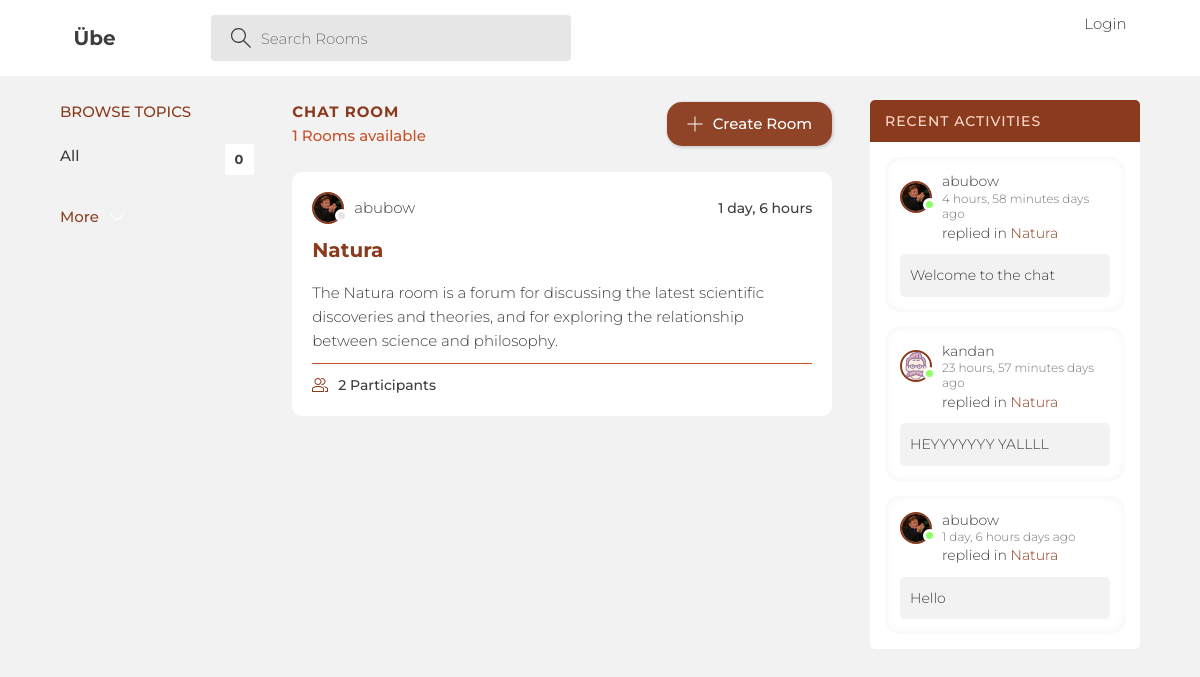
The page / on the database its author committed.
### base/models.py (models this page shows, shortened)
class Room(models.Model):
    id = models.AutoField(primary_key=True, unique=True, auto_created=True)
    name = models.CharField(max_length=50)
    description = models.CharField(max_length=200, null=True, blank=True)
    link = models.CharField(max_length=50, unique=True)
    topics = models.ManyToManyField('Topic', related_name='rooms', blank=True)
    participants = models.ManyToManyField(
        User, related_name='rooms_joined', blank=True)
    host = models.ForeignKey(
        User, on_delete=models.CASCADE, related_name='rooms_hosted')
    updated = models.DateTimeField(auto_now=True)
    created = models.DateTimeField(auto_now_add=True)
    class Meta:
        ordering = ['-updated', '-created']

class User(AbstractUser):
    name = models.CharField(max_length=250, null=True)
    email = models.EmailField(max_length=250, null=True, unique=True)
    bio = models.TextField(null=True, blank=True)
    avatar = models.ImageField(
        null=True, blank=True, default='default.svg'
    )
    USERNAME_FIELD = 'email'
    REQUIRED_FIELDS = []

class Message(models.Model):
    user = models.ForeignKey(User, on_delete=models.CASCADE)
    room = models.ForeignKey(Room, on_delete=models.CASCADE)
    message = models.TextField()
    updated = models.DateTimeField(auto_now=True)
    created = models.DateTimeField(auto_now_add=True)
    class Meta:
        ordering = ['-updated', '-created']
    def __str__(self):
        return self.message

### base/views.py (the view)
# urls.py: path('', views.home, name='home'),
def home(request):
    q = request.GET.get('q')
    if q:
        rooms = Room.objects.filter(
            Q(topics__name__icontains=q) |
            Q(topics__description__icontains=q) |
            Q(name__icontains=q) |
            Q(description__icontains=q)
        ).distinct()
        recent_messages = Message.objects.filter(
            Q(room__topics__name__icontains=q) |
            Q(room__topics__description__icontains=q) |
            Q(room__name__icontains=q) |
            Q(room__description__icontains=q) |
            Q(message__icontains=q)
        ).distinct().order_by('-created')[:5]
    else:
        rooms = Room.objects.all()
        recent_messages = Message.objects.all().order_by('-created')[:5]
    topics = Topic.objects.all()[:5]
    context = {
        'rooms': rooms,
        'topics': topics,
        'recent_messages': recent_messages,
    }
    return render(request, 'base/home.html', context)

### base/templates/base/home.html (shortened to what this page needs)
{%extends 'main.html'%} {% block content %}
<main class="layout layout--3">
	<div class="container">
		{% include 'components/topic_list.html' %}
		<div class="roomList">
			<div class="roomList__header">
				<div>
					<h2>Chat Room</h2>
					<p>{{rooms.count}} Rooms available</p>
				</div>
				<a
					class="btn btn--main"
					href="{% url 'room-form' %}">
					<svg
						version="1.1"
						xmlns="http://www.w3.org/2000/svg"
						width="32"
						height="32"
						viewBox="0 0 32 32">
						<title>add</title>
						<path
							d="M16.943 0.943h-1.885v14.115h-14.115v1.885h14.115v14.115h1.885v-14.115h14.115v-1.885h-14.115v-14.115z"></path>
					</svg>
					Create Room
				</a>
			</div>
			{% include 'components/feed.html'%}
		</div>
		{% include 'components/recent_activity.html' %}
	</div>
</main>
{% endblock %}

### base/templates/components/feed.html (shortened to what this page needs)
{% for room in rooms %}
<div class="roomListRoom">
	<div class="roomListRoom__header">
		<a
			href="{% url 'profile' room.host.id %}"
			class="roomListRoom__author">
			<div class="avatar avatar--small">
				<img src="{{ room.host.avatar.url }}" alt="{{ room.host.username }}'s avatar" />
			</div>
			<span> {{ room.host.username }} </span>
		</a>
		<div class="roomListRoom__actions">
			<span> {{ room.created|timesince }} </span>
		</div>
	</div>
	<div class="roomListRoom__content">
		<a href="{% url 'room' room.link %}"> {{ room.name }} </a>
		<p>{{ room.description.strip|truncatechars:200 }}</p>
	</div>
	<div class="roomListRoom__meta">
		<a
			href="{% url 'room' room.link %}"
			class="roomListRoom__joined">
			{{ room.participants.count }} Participants
		</a>
	</div>
</div>
{% endfor %}

### base/templates/components/recent_activity.html (shortened to what this page needs)
<div class="activities">
	<div class="activities__header">
		<h2>Recent Activities</h2>
	</div>
	{% for post in recent_messages %}
	<div class="activities__box">
		<div class="activities__boxHeader roomListRoom__header">
			<a
				href="{% url 'profile' post.user.id %}"
				class="roomListRoom__author">
				<div class="avatar avatar--small active">
					<img src="{{ post.user.avatar.url }}" alt="" />
				</div>
				<p>
					{{ post.user.username }}
					<span> {{ post.created|timesince}} days ago</span>
				</p>
			</a>
		</div>
		<div class="activities__boxContent">
			<p>
				replied in
				<a href="{% url 'room' post.room.link %}">
					{{ post.room.name }}
				</a>
			</p>
			<div class="activities__boxRoomContent">
				<p>{{ post|truncatechars:100 }}</p>
			</div>
		</div>
	</div>
	{% endfor %}
</div>

### templates/main.html (style rules this page uses)
:root { --color-main: #8b3b1d; --color-main-light: #ffdacd; --color-dark: #3d3d3d; --color-dark-medium: #c7522a ; --color-dark-light: #ffb59a; --color-light: #ffffff; --color-gray: #e6e6e6; --color-dark-gray: #767676; --color-light-gray: #f2f2f2; --color-bg: #f2f2f2; --color-success: #8eff66; }
* { font-family: "Montserrat", "Castoro Titling", "Aboreto", sans-serif; margin: 0; padding: 0; box-sizing: border-box; text-rendering: optimizeLegibility; font-size: inherit; font-weight: 300; color: var(--color-dark); }
html { font-size: 56.25%; }
@media only screen and (min-width: 1200px) { html { font-size: 62.5%; } }
body { line-height: 1.6; font-weight: 400; font-size: 1.5rem; color: var(--color-light-gray); background-color: var(--color-bg); min-height: 100vh; }
img { width: 100%; }
a { display: inline-block; color: var(--color-main); text-decoration: none; }
.container { max-width: 120rem; width: 90%; margin: auto; }
.btn { background-color: transparent; border: none; display: inline-flex; align-items: center; gap: 1rem; cursor: pointer; transition: all ease-in-out 0.3s; padding: 1rem 2rem; border-radius: 15px; box-shadow: 1px 1px 3px 1px rgba(0, 0, 0, 0.15); font-weight: 500; opacity: 95%; backdrop-filter: blur(10%); }
.btn--main { background-color: var(--color-main); color: var(--color-light); }
.btn > svg { fill: var(--color-light); width: 1.6rem; height: 1.6rem; }
.avatar { position: relative; display: inline-block; border-radius: 50%; border: 2px solid var(--color-main); }
.avatar img { display: block; border-radius: 50%; object-fit: cover; object-position: center; }
.avatar::after { content: ""; display: block; position: absolute; background-color: var(--color-gray); z-index: 111; border-radius: 50%; border: 0.3rem solid var(--color-light); }
.avatar.active::after { background-color: var(--color-success); }
.avatar.avatar--small img { width: 2.8rem; height: 2.8rem; }
.avatar.avatar--small:after { width: 0.7rem; height: 0.7rem; bottom: 0px; right: -6px; }
.layout { margin-top: 2.4rem; }
.layout > .container { display: flex; justify-content: space-between; align-items: flex-start; }
.layout--3 > .container > div:nth-child(2) { flex-basis: 50%; }
.layout--3 > .container > div:last-child { flex-basis: 25%; }
.roomList__header { display: flex; justify-content: space-between; align-items: center; margin-bottom: 2.4rem; }
.roomList__header h2 { text-transform: uppercase; font-weight: 700; color: var(--color-main); letter-spacing: 1px; }
.roomList__header p { font-weight: 500; color: var(--color-dark-medium); }
.roomListRoom { margin-bottom: 2.4rem; background-color: var(--color-light); border-radius: 1rem; padding: 2rem; }
.roomListRoom__header { display: flex; justify-content: space-between; align-items: center; }
.roomListRoom__author { font-weight: 500; display: flex; align-items: center; gap: 1rem; }
.roomListRoom__actions { display: flex; align-items: flex-start; gap: 1rem; position: relative; color: var(--color-dark-light); }
.roomListRoom__actions span { font-size: 1.4rem; font-weight: 500; }
.roomListRoom__content { margin: 1rem 0; color: var(--color-dark); }
.roomListRoom__content a { font-size: 2rem; font-weight: 700; margin-bottom: 1.5rem; color: var(--color-main); transition: all 0.3s ease-in-out; }
.roomListRoom__meta { border-top: 1px solid var(--color-dark-medium); padding-top: 1rem; display: flex; align-items: center; justify-content: space-between; }
.roomListRoom__joined { color: var(--color-dark); display: flex; align-items: center; gap: 1rem; font-size: 1.4rem; font-weight: 500; }
.roomListRoom__joined svg { fill: var(--color-main); width: 1.6rem; height: 1.6rem; }
.activities { background: var(--color-light); border-radius: 5px; overflow: hidden; }
.activities__header h2 { background-color: var(--color-main); text-transform: uppercase; font-weight: 500; padding: 1rem 1.5rem; color: var(--color-main-light); letter-spacing: 1px; font-size: 1.4rem; }
.activities__box { margin: 1.5rem; padding: 1.5rem; border-radius: 15px; box-shadow: inset 0 0 10px rgba(0, 0, 0, 0.05); }
.activities__boxHeader p { font-size: 1.4rem; line-height: 1.3; }
.activities__boxHeader p span { color: var(--color-dark-gray); font-size: 1.2rem; display: block; }
.activities__boxContent { margin-left: 4.2rem; }
.activities__boxContent { font-size: 1.4rem; }
.activities__boxRoomContent { background: var(--color-bg); color: var(--color-dark); padding: 1rem; border-radius: 5px; margin-top: 1rem; margin-left: -4.2rem; }

### rows shown on the page
Room: host.avatar (picture), host.username "abubow", created "1 day, 6 hours", name "Natura", description.strip "The Natura room is a forum for discussing the latest scientific discoveries and theories, and for exploring the relationship between science and philosophy.", participants.count "2"
Message: user.avatar (picture), user.username "abubow", created "4 hours, 58 minutes", room.name "Natura", message "Welcome to the chat"
Message: user.avatar (placeholder picture), user.username "kandan", created "23 hours, 57 minutes", room.name "Natura", message "HEYYYYYYY YALLLL"
Message: user.avatar (picture), user.username "abubow", created "1 day, 6 hours", room.name "Natura", message "Hello"

### other values the page prints
{{ topics.count }} "0"
{{ rooms.count }} "1"
